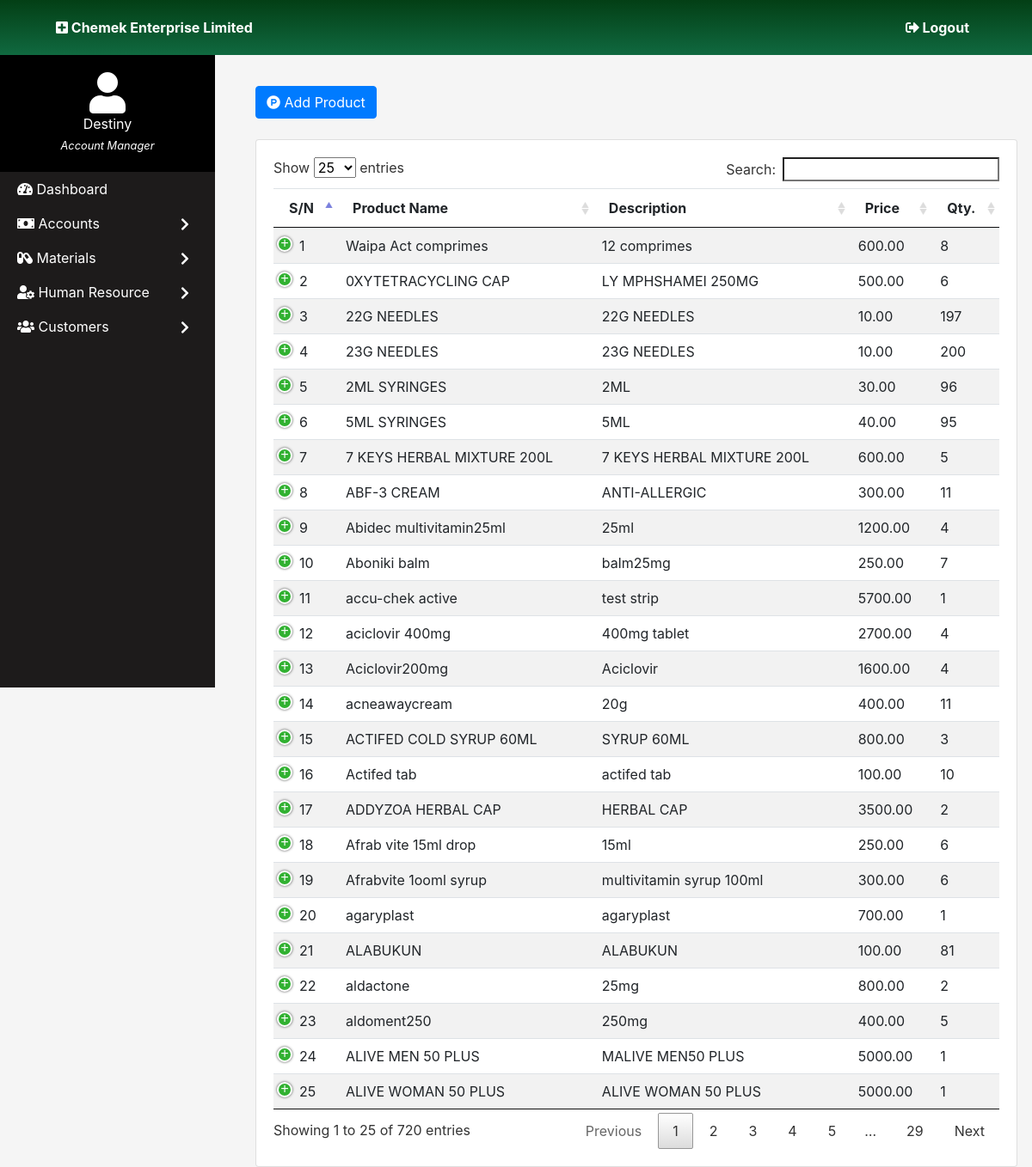
The page /products.php (signed in) on the database its author committed.
### tables this page shows
CREATE TABLE `product` (
  `prod_id` int(11) NOT NULL,
  `prod_name` varchar(100) NOT NULL,
  `prod_desc` varchar(500) NOT NULL,
  `prod_cost_price` decimal(10,2) NOT NULL,
  `prod_price` decimal(10,2) NOT NULL,
  `exp_date` varchar(100) NOT NULL,
  `prod_pic` varchar(300) NOT NULL,
  `cat_id` int(11) NOT NULL,
  `prod_qty` int(11) NOT NULL,
  `branch_id` int(11) NOT NULL,
  `reorder` int(11) NOT NULL,
  `supplier_id` int(11) NOT NULL,
  `serial` varchar(200) NOT NULL
);

### products.php (the view, shortened to what this page needs)
<!DOCTYPE html>
<html>
<head>
    <link rel="stylesheet" type="text/css" media="screen" href="bootstrap4/css/bootstrap.css">
    <link rel="stylesheet" type="text/css" media="screen" href="plugs/DataTables/datatables.min.css">
    <link href="fa_dir/css/all.css" rel="stylesheet">
    <link rel="stylesheet" type="text/css" media="screen" href="css/main.css">
</head>
<body>
<?php
include_once "head.php";
include_once "side_nav.php";
?>
<div style="max-width:100%; z-index:-1;">
<div class="content">
    <div class="container">
    <div class="my-4">
        <div class="btn btn-primary" id="addProd" data-toggle="modal" data-target="#addProd">
            <i class="fab fa-product-hunt"></i>
            Add Product
        </div>
    </div>
        <div class="row">
            <div class="col-md-12">
                <div class="card">
                    <div class="card-body">
                        <?php
                             $queryCheck = $conn->query("SELECT * FROM product ORDER BY prod_name ASC");
                             $count = 1;
                        ?>
                        <div class="table-responsive-sm text-nowrap"  style="width:100%;">
                            <table id="pro_table" data-order='[[ 0, "asc" ]]' data-page-length='25' class="table table-hover table-striped table-sm pro_content" >
                                <thead>
                                    <tr>
                                        <th>S/N</th>
                                        <th>Product Name</th>
                                        <th>Description</th>
                                        <th>Price</th>
                                        <th>Qty.</th>
                                    </tr>
                                </thead>
                                <tbody>
                                <?php
                                    while($data = $queryCheck->fetch_assoc()){
                                    ?>
                                    <tr>
                                        <td><?php echo $count; ?></td>
                                        <td><?php echo $data['prod_name']; ?></td>
                                        <td><?php echo $data['prod_desc']; ?></td>
                                        <td><?php echo $data['prod_price']; ?></td>
                                        <td><?php echo $data['prod_qty']; ?></td>
                                    </tr>
                                    <?php
                                        $count++;
                                    }
                                    ?>
                                </tbody>
                            </table>
                    </div>
                </div>
            </div>
    </div>
</div>
</body>
</html>

### head.php (shortened to what this page needs)
<?php
if (isset($_SESSION['active_user'])){
    $active_user = $_SESSION['active_user'];
    $sqlQuery = $conn->query("SELECT * FROM users WHERE user_name='".$active_user."'");
    if($sqlQuery->num_rows > 0){
        $fulname = $_SESSION['firstname'] . " " . $_SESSION['lastname'];
        $design = $_SESSION['designation'];
    }else{
        $actValidate = "Invalid_ActiveUser";
        header('location:logout.php?reason=' . $actValidate);
    }
}else{
    $actValidate = "Invalid_Login_session";
    header('location:logout.php?reason=' . $actValidate);
}
?>
<header>
    <nav class="container">
        <div class="row">
            <div class="col-md-6">
            <i class="fa fa-plus-square" style="display:inline-block;"></i>
                Chemek Enterprise Limited
            </div>
            <div class="col-md-6" style="text-align:right;">
                <a href="logout.php" rel="noopener noreferrer">
                    <i class="fa fa-sign-out-alt"></i> Logout
                </a>
            </div>
        </div>
    </nav>
</header>

### side_nav.php (shortened to what this page needs)
<link rel="stylesheet" href="css/side_nav.css">
<div class="side_nav">
    <div id="spacer">
    </div>
    <ul id="side_menu">
        <li class="list" style="background-color:black; text-align:center; padding:20px 0">
            <a href="#" style="padding:0;">
                <i class="fa fa-user" style="font-size:3rem;"></i>
                <br> <?php echo $fulname; ?>
                <br> <small> <em><?php echo $design; ?></em> </small>
            </a>
        </li>
        <li class="list">
            <a href="./">
                <i class="fa fa-tachometer-alt"></i> Dashboard
            </a>
        </li>
        <li class="list">
            <a href="#">
                <i class="fa fa-chevron-right tog" style="float:right; color:white; margin:5px 30px"></i>
                <i class="fa fa-money-bill"></i> Accounts
            </a>
        </li>
        <li class="list">
            <a href="#">
                <i class="fa fa-chevron-right tog" style="float:right; color:white; margin:5px 30px"></i>
                <i class="fa fa-capsules"></i> Materials
            </a>
        </li>
        <li class="list">
            <a href="#">
                <i class="fa fa-chevron-right tog" style="float:right; color:white; margin:5px 30px"></i>
                <i class="fa fa-user-cog"></i> Human Resource
            </a>
        </li>
        <li class="list">
            <a href="#">
                <i class="fa fa-chevron-right tog" style="float:right; color:white; margin:5px 30px"></i>
                <i class="fa fa-users"></i> Customers
            </a>
        </li>
    </ul>
</div>

### fa_dir/css/all.css (style rules this page uses)
.fa, .fas, .far, .fal, .fab { -moz-osx-font-smoothing: grayscale; -webkit-font-smoothing: antialiased; display: inline-block; font-style: normal; font-variant: normal; text-rendering: auto; line-height: 1; }
.fa-capsules:before { content: "\f46b"; }
.fa-chevron-right:before { content: "\f054"; }
.fa-money-bill:before { content: "\f0d6"; }
.fa-plus-square:before { content: "\f0fe"; }
.fa-product-hunt:before { content: "\f288"; }
.fa-sign-out-alt:before { content: "\f2f5"; }
.fa-tachometer-alt:before { content: "\f3fd"; }
.fa-user:before { content: "\f007"; }
.fa-user-cog:before { content: "\f4fe"; }
.fa-users:before { content: "\f0c0"; }
.fab { font-family: 'Font Awesome 5 Brands'; }
.fa, .fas { font-family: 'Font Awesome 5 Free'; font-weight: 900; }

### css/main.css (style rules this page uses)
* { margin: 0; padding: 0; }
body { background-color: rgb(245, 245, 245); }
header { z-index: 200 !important; min-height: 30px; padding: 20px; width: 100%; position: fixed; top:0; background: -moz-linear-gradient(bottom, #106940 0%, #033f15 100%); background: -o-linear-gradient(bottom, #106940 0%, #033f15 100%); background: -ms-linear-gradient(bottom, #106940 0%, #033f15 100%); background: -webkit-linear-gradient(bottom, #106940 0%, #033f15 100%); }
header nav { max-width:1100px !important; width:100% !important; background-color: transparent !important; box-shadow: 0 0 0 #fff; font-weight: bold; color: white; }
header nav a { color:white; padding: 2px 8px; }
.content { margin-left: 280px; width: auto; }
table.dataTable thead .sorting:after, table.dataTable thead .sorting:before, table.dataTable thead .sorting_asc:after, table.dataTable thead .sorting_asc:before, table.dataTable thead .sorting_asc_disabled:after, table.dataTable thead .sorting_asc_disabled:before, table.dataTable thead .sorting_desc:after, table.dataTable thead .sorting_desc:before, table.dataTable thead .sorting_desc_disabled:after, table.dataTable thead .sorting_desc_disabled:before { bottom: .5em; }

### css/side_nav.css (style rules this page uses)
.side_nav { position: fixed; top: 0; height: 100vh; overflow: auto; width: 250px; background-color: rgb(29, 27, 27); z-index: 1 !important; }
#side_menu { width: 100%; margin: 0; }
.list { width: 100%; }
.list a { display: block; padding:8px 0 8px 20px; color:white; }

### rows shown on the page
product: prod_name "Waipa Act comprimes", prod_desc "12 comprimes", prod_price "600.00", prod_qty "8"
product: prod_name "0XYTETRACYCLING CAP", prod_desc "LY MPHSHAMEI 250MG", prod_price "500.00", prod_qty "6"
product: prod_name "22G NEEDLES", prod_desc "22G NEEDLES", prod_price "10.00", prod_qty "197"
product: prod_name "23G NEEDLES", prod_desc "23G NEEDLES", prod_price "10.00", prod_qty "200"
product: prod_name "2ML SYRINGES", prod_desc "2ML", prod_price "30.00", prod_qty "96"
product: prod_name "5ML SYRINGES", prod_desc "5ML", prod_price "40.00", prod_qty "95"
product: prod_name "7 KEYS HERBAL MIXTURE 200L", prod_desc "7 KEYS HERBAL MIXTURE 200L", prod_price "600.00", prod_qty "5"
product: prod_name "ABF-3 CREAM", prod_desc "ANTI-ALLERGIC", prod_price "300.00", prod_qty "11"
product: prod_name "Abidec multivitamin25ml", prod_desc "25ml", prod_price "1200.00", prod_qty "4"
product: prod_name "Aboniki balm", prod_desc "balm25mg", prod_price "250.00", prod_qty "7"
product: prod_name "accu-chek active", prod_desc "test strip", prod_price "5700.00", prod_qty "1"
product: prod_name "aciclovir 400mg", prod_desc "400mg tablet", prod_price "2700.00", prod_qty "4"
product: prod_name "Aciclovir200mg", prod_desc "Aciclovir", prod_price "1600.00", prod_qty "4"
product: prod_name "acneawaycream", prod_desc "20g", prod_price "400.00", prod_qty "11"
product: prod_name "ACTIFED COLD SYRUP 60ML", prod_desc "SYRUP 60ML", prod_price "800.00", prod_qty "3"
product: prod_name "Actifed tab", prod_desc "actifed tab", prod_price "100.00", prod_qty "10"
product: prod_name "ADDYZOA HERBAL CAP", prod_desc "HERBAL CAP", prod_price "3500.00", prod_qty "2"
product: prod_name "Afrab vite 15ml drop", prod_desc "15ml", prod_price "250.00", prod_qty "6"
product: prod_name "Afrabvite 1ooml syrup", prod_desc "multivitamin syrup 100ml", prod_price "300.00", prod_qty "6"
product: prod_name "agaryplast", prod_desc "agaryplast", prod_price "700.00", prod_qty "1"
product: prod_name "ALABUKUN", prod_desc "ALABUKUN", prod_price "100.00", prod_qty "81"
product: prod_name "aldactone", prod_desc "25mg", prod_price "800.00", prod_qty "2"
product: prod_name "aldoment250", prod_desc "250mg", prod_price "400.00", prod_qty "5"
product: prod_name "ALIVE MEN 50 PLUS", prod_desc "MALIVE MEN50 PLUS", prod_price "5000.00", prod_qty "1"
product: prod_name "ALIVE WOMAN 50 PLUS", prod_desc "ALIVE WOMAN 50 PLUS", prod_price "5000.00", prod_qty "1"

### other values the page prints
$fulname "Destiny"
$design "Account Manager"
